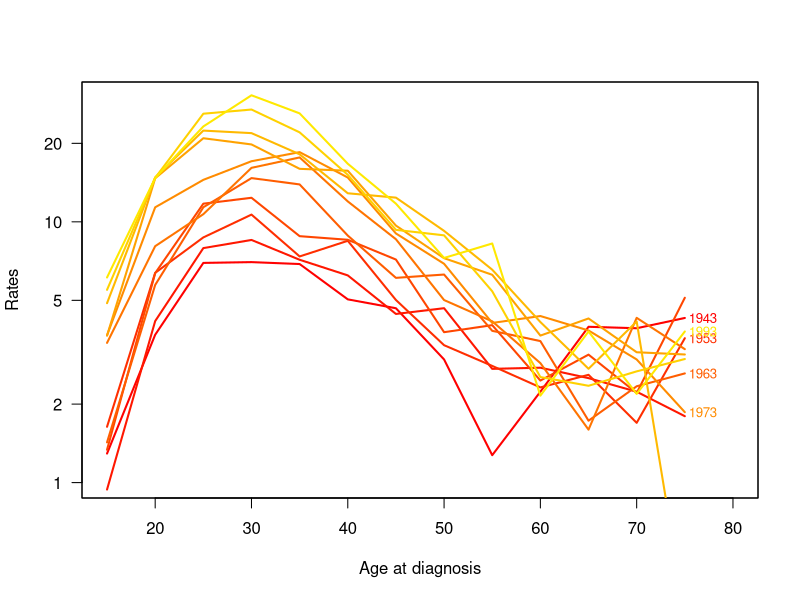
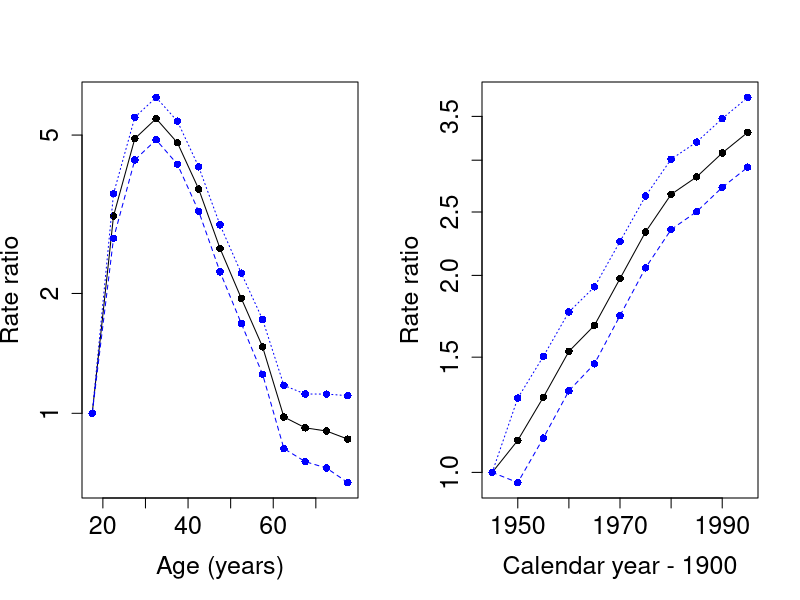
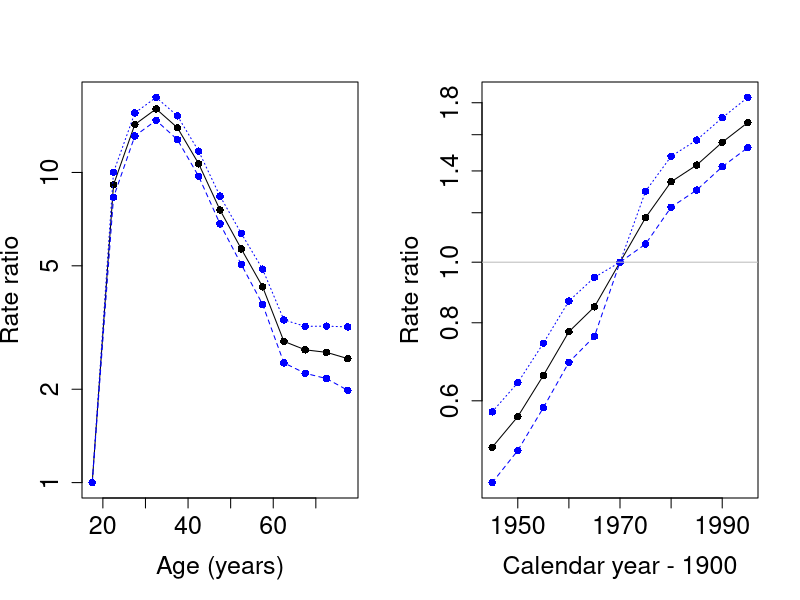
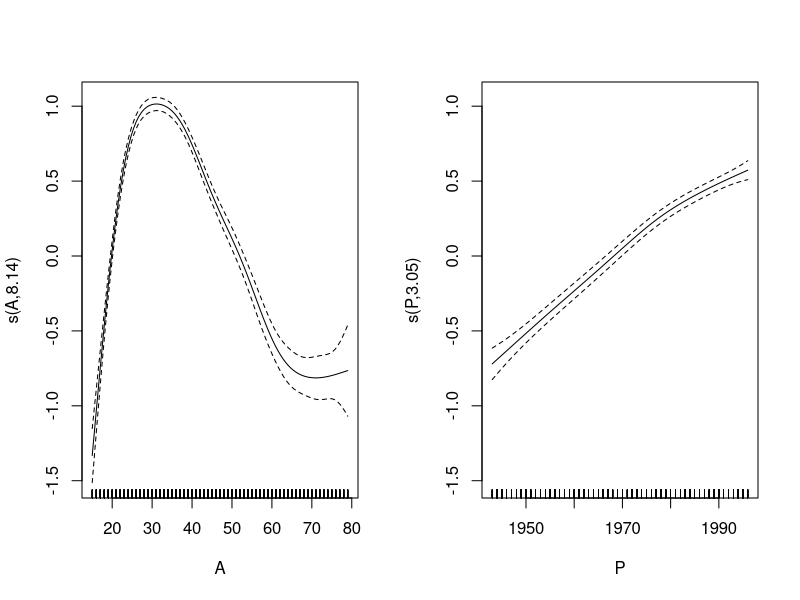
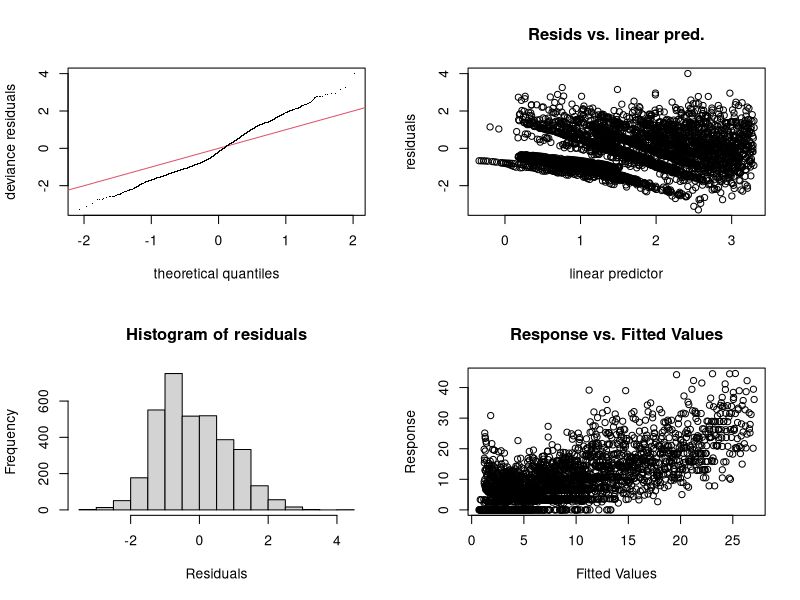
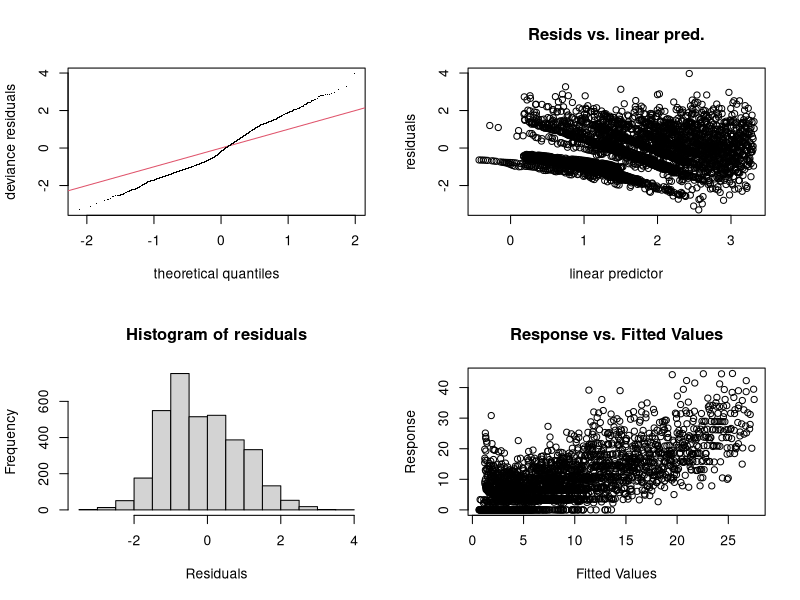
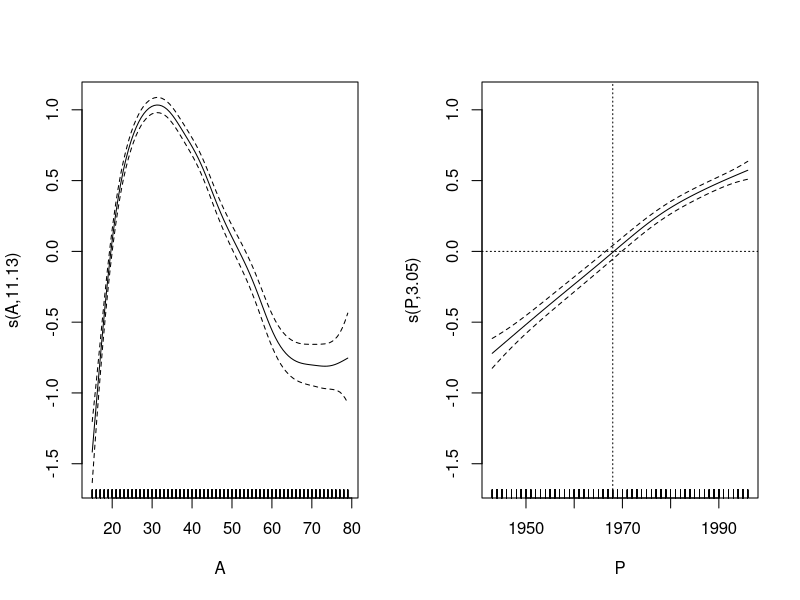
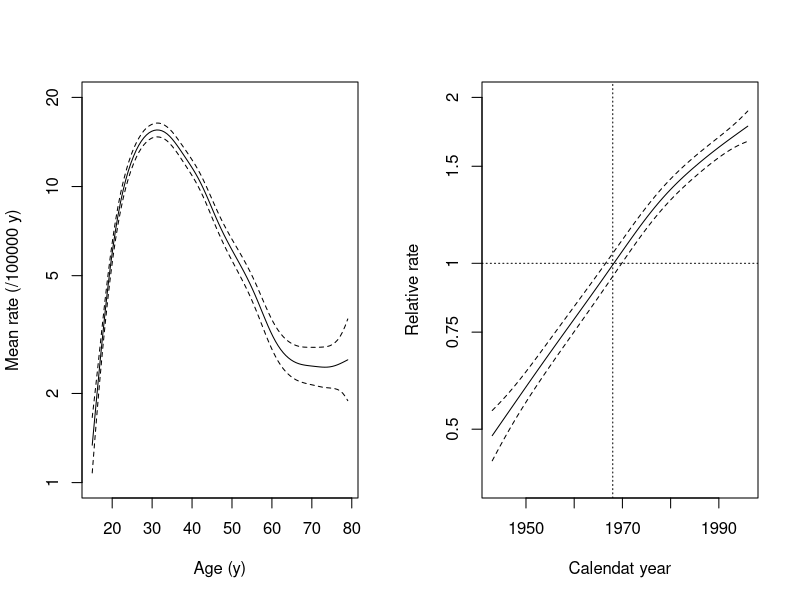

Source code (R) for these figures, in order:
## ----include=FALSE------------------------------------------------------------
knitr::opts_chunk$set(results = "markup", keep.source = TRUE, include = TRUE, eps = FALSE, prefix.string = "./graph/cont-eff")


## ----echo=FALSE---------------------------------------------------------------
# opt <- options()
# options( width=90,
#          SweaveHooks=list( fig=function()
#          par(mar=c(3,3,1,1),mgp=c(3,1,0)/1.6,las=1,bty="n") ) )


## ----data-input---------------------------------------------------------------
library(Epi)
library(mgcv)
data(testisDK)
str(testisDK)
summary(testisDK)
head(testisDK)


## ----housekeeping-------------------------------------------------------------
tdk <- subset(testisDK, A > 14 & A < 80)
tdk$Age <- cut(tdk$A, br = 5 * (3:16), include.lowest = TRUE, right = FALSE)
nAge <- length(levels(tdk$Age))
tdk$Per <- cut(tdk$P,
  br = seq(1943, 1998, by = 5),
  include.lowest = TRUE, right = FALSE)
nPer <- length(levels(tdk$Per))


## ----tabulation---------------------------------------------------------------
tab <- stat.table(
  index = list(Age, Per),
  contents = list(
    D = sum(D),
    Y = sum(Y / 1000),
    rate = ratio(D, Y, 10^5)
  ),
  margins = TRUE,
  data = tdk
)
str(tab)


## ----plot-rates, fig=FALSE----------------------------------------------------
str(tab)
par(mfrow = c(1, 1))
rateplot(
  rates = tab[3, 1:nAge, 1:nPer], which = "ap", ylim = c(1, 30),
  age = seq(15, 75, 5), per = seq(1943, 1993, 5),
  col = heat.colors(16), ann = TRUE
)


## ----mCat---------------------------------------------------------------------
tdk$Y <- tdk$Y / 100000
mCat <- glm(cbind(D, Y) ~ Age + Per,
  family = poisreg(link = log), data = tdk )
round(ci.exp(mCat), 2)


## ----mCat-est, fig=FALSE------------------------------------------------------
aMid <- seq(17.5, 77.5, by = 5)
pMid <- seq(1945, 1995, by = 5)
par(mfrow = c(1, 2))
matplot(aMid, rbind(c(1,1,1), ci.exp(mCat)[2:13, ]), type = "o", pch = 16,     
   log = "y", cex.lab = 1.5, cex.axis = 1.5, col=c("black", "blue", "blue"),
  xlab = "Age (years)", ylab = "Rate ratio" )
matplot(pMid, rbind(c(1,1,1), ci.exp(mCat)[14:23, ]), type = "o", pch = 16,
  log = "y", cex.lab = 1.5, cex.axis = 1.5, col=c("black", "blue", "blue"),
  xlab = "Calendar year - 1900", ylab = "Rate ratio" )


## ----mCat2-new-ref------------------------------------------------------------
tdk$Per70 <- Relevel(tdk$Per, ref = 6)
mCat2 <- glm(cbind(D, Y) ~ -1 + Age + Per70,
  family = poisreg(link = log), data = tdk )
round(ci.exp(mCat2), 2)


## ----mCat2-plot, fig =FALSE---------------------------------------------------
par(mfrow = c(1, 2))
matplot(aMid, rbind(c(1,1,1), ci.exp(mCat2)[2:13, ]), type = "o", pch = 16,     
   log = "y", cex.lab = 1.5, cex.axis = 1.5, col=c("black", "blue", "blue"),
  xlab = "Age (years)", ylab = "Rate ratio" )
matplot(pMid, rbind(ci.exp(mCat2)[14:18, ], c(1,1,1), ci.exp(mCat2)[19:23, ]),
        type = "o", pch = 16, log = "y", cex.lab = 1.5, cex.axis = 1.5,
        col=c("black", "blue", "blue"),
  xlab = "Calendar year - 1900", ylab = "Rate ratio" )
abline(h = 1, col = "gray")


## ----mPen---------------------------------------------------------------------
library(mgcv)
mPen <- mgcv::gam(cbind(D, Y) ~ s(A) + s(P),
  family = poisreg(link = log), data = tdk
)
summary(mPen)


## ----mPen-plot, fig=FALSE-----------------------------------------------------
par(mfrow = c(1, 2))
plot(mPen, seWithMean = TRUE)


## ----mPen-check---------------------------------------------------------------
par(mfrow = c(2, 2))
gam.check(mPen)


## ----mPen2--------------------------------------------------------------------
mPen2 <- mgcv::gam(cbind(D, Y) ~ s(A, k = 20) + s(P),
  family = poisreg(link = log), data = tdk
)
summary(mPen2)
par(mfrow = c(2, 2))
gam.check(mPen2)


## ----mPen2-plot, fig=FALSE----------------------------------------------------
par(mfrow = c(1, 2))
plot(mPen2, seWithMean = TRUE)
abline(v = 1968, h = 0, lty = 3)


## ----mPen2-newplot------------------------------------------------------------
par(mfrow = c(1, 2))
icpt <- coef(mPen2)[1] #  estimated intecept
plot(mPen2,
  seWithMean = TRUE, select = 1, rug = FALSE,
  yaxt = "n", ylim = c(log(1), log(20)) - icpt,
  xlab = "Age (y)", ylab = "Mean rate (/100000 y)"
)
axis(2, at = log(c(1, 2, 5, 10, 20)) - icpt, labels = c(1, 2, 5, 10, 20))
plot(mPen2,
  seWithMean = TRUE, select = 2, rug = FALSE,
  yaxt = "n", ylim = c(log(0.4), log(2)),
  xlab = "Calendat year", ylab = "Relative rate"
)
axis(2, at = log(c(0.5, 0.75, 1, 1.5, 2)), labels = c(0.5, 0.75, 1, 1.5, 2))
abline(v = 1968, h = 0, lty = 3)
